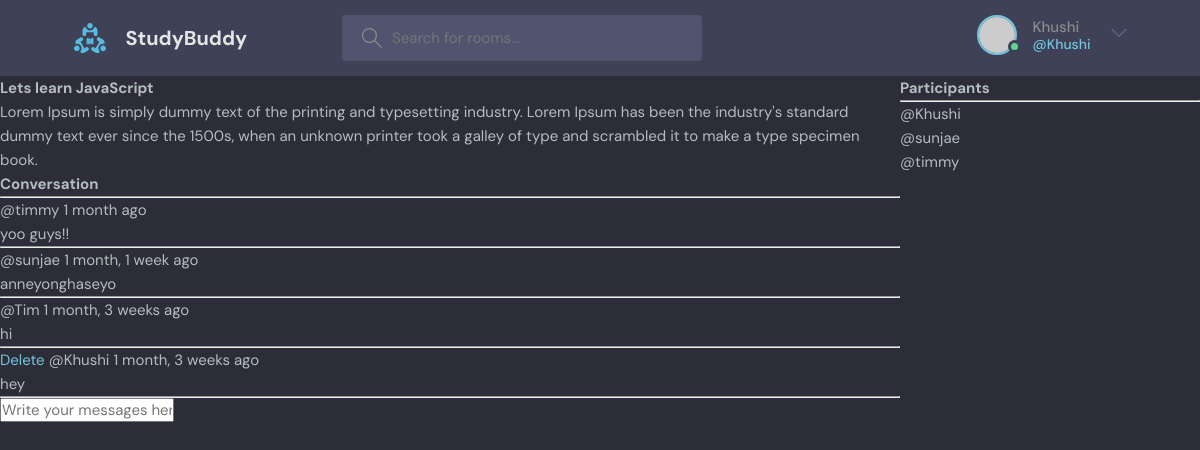
Screenshot of /room/1/ (signed in) with the database file from the repository.
### base/models.py (models this page shows, shortened)
class Room(models.Model):
    host=models.ForeignKey(User, on_delete=models.SET_NULL, null=True)
    topic=models.ForeignKey(Topic, on_delete=models.SET_NULL, null=True)
    name=models.CharField(max_length=200)
    description=models.TextField(null=True, blank=True)    #since by default null is False
    participants=models.ManyToManyField(User, related_name='participants',blank=True)  #to be able to submit a form without having to check something
    updated=models.DateTimeField(auto_now=True)    #will take a time snap shot everytime we save the item
    created=models.DateTimeField(auto_now_add=True)    #will
    class Meta:
        ordering=['-updated','-created']    # '-' indicates descending order. Query requests will be ordered by updated field first in descending order and then created order

class Message(models.Model):
    user=models.ForeignKey(User, on_delete=models.CASCADE)
    room=models.ForeignKey(Room, on_delete=models.CASCADE)  #Room being the parent class. On deletion of the parent class, all the msgs are to be deleted. This is one project to many reviews type
    body=models.TextField()
    updated=models.DateTimeField(auto_now=True)
    created=models.DateTimeField(auto_now_add=True)
    class Meta:
        ordering=['-updated','-created']

### base/views.py (the view, shortened to what this page needs)
# urls.py: path('room/<str:pk>/',views.room, name='room'),  #11. we are passing the id into the url. <> angular brackets are used to send dynamic data
def room(request,pk):
    room=Room.objects.get(id=pk)
    room_messages=room.message_set.all().order_by('-created')
    participants=room.participants.all()
    context={'room':room, 'room_messages':room_messages,'participants':participants}
    return render(request, 'base/room.html',context)

### base/templates/base/room.html (shortened to what this page needs)
{% extends 'main.html' %}
{% block content %}
<div class="room-container">
  <div>
    <h1>{{room.name}}</h1>
    <p>{{room.description}}</p>
    <div class="comment-wrapper">
      <h3>Conversation</h3>
      <hr />
      {% for message in room_messages %}
      <div>
        {% if request.user == message.user %}
        <a href="{% url 'delete-message' message.id %}">Delete</a>
        {% endif %}
        <small>@{{message.user}} {{ message.created|timesince}} ago</small>
        <p>{{message.body}}</p>
        <hr />
      </div>
      {% endfor %}
    </div>
    {% if request.user.is_authenticated %}
    <div class="comment-form">
      <form method="POST" action="">
        <input
          type="text"
          name="body"
          placeholder="Write your messages here..."
        />
      </form>
    </div>
    {% endif %}
  </div>
  <div>
    <h3>Participants</h3>
    <hr>
    {% for user in participants %}
    <div>
      <p>@{{user.username}}</p>
    </div>
    {% endfor %}
  </div>
</div>
{% endblock content %}

### templates/navbar.html (shortened to what this page needs)
{% load static %}
<header class="header header--loggedIn">
    <div class="container">
      <a href="{% url 'home' %}" class="header__logo">
        <img src="{% static 'images/logo.svg' %}" />
        <h1>StudyBuddy</h1>
      </a>
      <form class="header__search" method="GET" action="{% url 'home' %}">
        <label>
          <input name="q" placeholder="Search for rooms..." />
        </label>
      </form>
      <nav class="header__menu">
        {% if request.user.is_authenticated %}
        <div class="header__user">
          <a href="profile.html">
            <div class="avatar avatar--medium active">
              <img src="https://randomuser.me/api/portraits/men/37.jpg" />
            </div>
            <p>{{request.user}} <span>@{{request.user.username}}</span></p>
          </a>
          <button class="dropdown-button">
            <svg version="1.1" xmlns="http://www.w3.org/2000/svg" width="32" height="32" viewBox="0 0 32 32">
              <title>chevron-down</title>
              <path d="M16 21l-13-13h-3l16 16 16-16h-3l-13 13z"></path>
            </svg>
          </button>
        </div>
        {% else %}
        <a href="{% url 'login' %}">
          <img src="{% static 'images/avatar.svg' %}" />
          <p>Login</p>
        </a>
        {% endif %}
      </nav>
    </div>
  </header>

### static/styles/style.css (style rules this page uses)
:root { --color-main: #71c6dd; --color-main-light: #e1f6fb; --color-dark: #3f4156; --color-dark-medium: #51546e; --color-dark-light: #696d97; --color-light: #e5e5e5; --color-gray: #8b8b8b; --color-light-gray: #b2bdbd; --color-bg: #2d2d39; --color-success: #5dd693; --color-error: #fc4b0b; }
* { font-family: "DM Sans", -apple-system, BlinkMacSystemFont, "Segoe UI", Roboto, Oxygen, Ubuntu, Cantarell, "Open Sans", "Helvetica Neue", sans-serif; margin: 0; padding: 0; box-sizing: border-box; text-rendering: optimizeLegibility; font-size: inherit; }
html { font-size: 56.25%; }
@media only screen and (min-width: 1200px) { html { font-size: 62.5%; } }
body { line-height: 1.6; font-weight: 400; font-size: 1.5rem; color: var(--color-light-gray); background-color: var(--color-bg); min-height: 100vh; }
img { width: 100%; }
a { display: inline-block; color: var(--color-main); text-decoration: none; }
.container { max-width: 120rem; width: 90%; margin: auto; }
.avatar { position: relative; display: inline-block; border-radius: 50%; border: 2px solid var(--color-main); }
.avatar img { display: block; border-radius: 50%; object-fit: cover; object-position: center; }
.avatar::after { content: ""; display: block; position: absolute; background-color: var(--color-gray); z-index: 111; border-radius: 50%; border: 0.3rem solid var(--color-dark); }
.avatar.active::after { background-color: var(--color-success); }
.avatar.avatar--medium img { width: 3.6rem; height: 3.6rem; border-radius: 50%; }
.avatar.avatar--medium:after { width: 0.7rem; height: 0.7rem; bottom: 0px; right: -6px; }
.header { padding: 1.5rem; background-color: var(--color-dark); }
.header > .container { display: flex; gap: 9.5rem; }
.header__logo, .header__user { display: flex; gap: 2rem; align-items: center; }
.header__logo > img { height: 3.2rem; width: 3.2rem; }
.header__logo > h1 { font-weight: 700; font-size: 2rem; color: var(--color-light); }
.header__search > label { background-color: var(--color-dark-medium); padding: 1.3rem 1rem; display: flex; align-items: center; gap: 1rem; border-radius: 4px; }
.header__search svg { fill: var(--color-gray); width: 2rem; height: 2rem; margin-left: 1rem; }
.header__search input { width: 30rem; background: transparent; border: none; outline: none; color: var(--color-light); }
.header__menu { margin-left: auto; position: relative; }
.header__menu a { display: flex; gap: 1.5rem; align-items: center; font-weight: 500; text-decoration: none; color: var(--color-gray); }
.header__menu img { height: 3.6rem; }
.header__menu p { line-height: 1.2; }
.header__menu span { color: var(--color-main); font-weight: 500; font-size: 1.4rem; display: block; }
.header__menu svg { width: 1.6rem; height: 1.6rem; fill: var(--color-dark-light); }
.dropdown-button { background: transparent; border: 0; outline: 0; cursor: pointer; }

### base/templates/base/room.html (style rules this page uses)
.room-container { display:grid; grid-template-columns:3fr 1fr; }

### rows the page displays
Room: name "Lets learn JavaScript", description "Lorem Ipsum is simply dummy text of the printing and typesetting industry. Lorem Ipsum has been the industry's standard dummy text ever since the 1500s, when an unknown printer took a galley of type and scrambled it to make a type specimen book."
Message: user "timmy", created "1 month", body "yoo guys!!"
Message: user "sunjae", created "1 month, 1 week", body "anneyonghaseyo"
Message: user "Tim", created "1 month, 3 weeks", body "hi"
Message: shows "Delete", user "Khushi", created "1 month, 3 weeks", body "hey"

### other values shown
{{ request.user }} "Khushi"
{{ request.user.username }} "Khushi"
{{ user.username }} "Khushi"
{{ user.username }} "sunjae"
{{ user.username }} "timmy"
